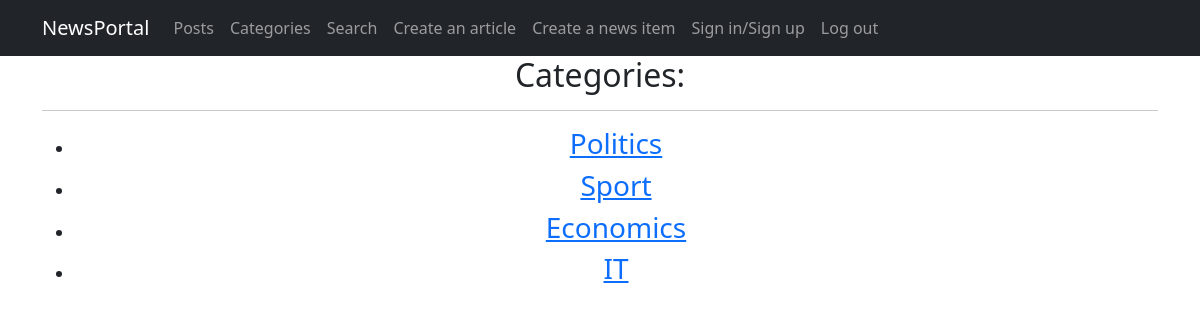
The page /news_portal/categories/ on the database its author committed.
### news_portal/models.py (models this page shows)
class Category(models.Model):
    cat_name = models.CharField(max_length=100, unique=True)
    subscribers = models.ManyToManyField(User, max_length=50, blank=True)
    def __str__(self):
        return f'{self.cat_name}'
    def get_url(self):
        return reverse('category', args=[self.id])

### news_portal/views.py (the view)
# urls.py: path('categories/', views.all_categories, name='categories'),
def all_categories(request):
    categories = Category.objects.all()
    return render(request, 'categories.html', {'categories': categories})

### templates/categories.html (shortened to what this page needs)
{% extends 'fpages/default.html' %}
{% block content %}
<h2> Categories: </h2>
<hr>
    <ul>
        {% for category in categories %}
        <li><h3> <a href="{{ category.get_url }}"> {{ category }} </a></h3></li>
        {% endfor %}
    </ul>
{% endblock content %}

### rows shown on the page
Category: cat_name "Politics"
Category: cat_name "Sport"
Category: cat_name "Economics"
Category: cat_name "IT"
